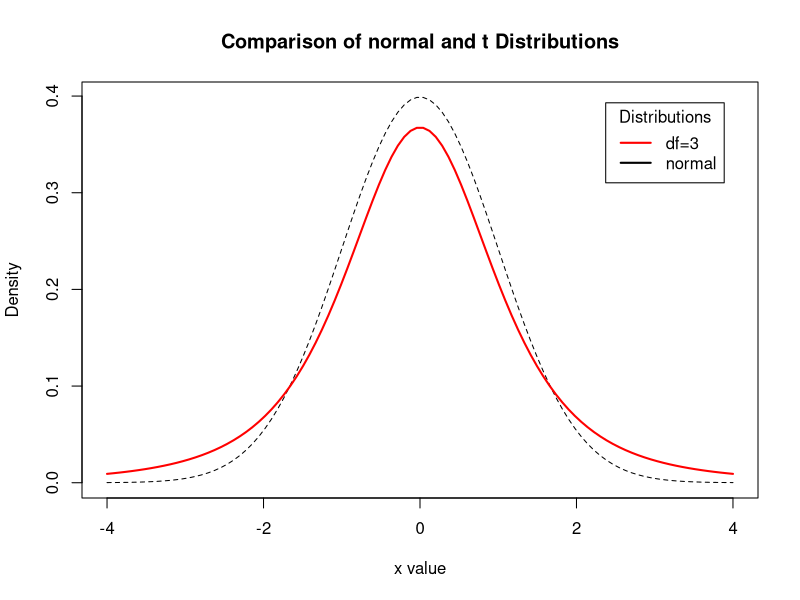

This figure's R source: (Note: this script raises an error after producing the figure.)
## ---- chunk 1
n <- 100
p <- 10
s <- 3
set.seed(0)
x <- matrix(rnorm(n*p), n, p)
b <- c(-0.7, 0.7, 1, rep(0, p-s))
y <- x %*% b + rt(n, df=2)
data = data.frame(x,y)
cor(x,y,use="complete.obs")
# From the above correlation, I pick x1, x3 and x4.
## ---- chunk 2

x1 <- seq(-4, 4, length=100)
hx1 <- dnorm(x1)
degf <- 3
colors <- c("red", "black")
labels <- c("df=3", "normal")

plot(x1, hx1, type="l", lty=2, xlab="x value",
  ylab="Density", main="Comparison of normal and t Distributions")

  lines(x1, dt(x1,3), lwd=2, col= "red")
legend("topright", inset=.05, title="Distributions",
  labels, lwd=2, lty=c(1, 1, 1, 1, 2), col=colors)

#The t- distribution has thicker tails than the normal distribution, so we are more likely to see large noise terms than we would when we used a normal distribution.
## ---- chunk 3
 psi <- function(r, c = 1) {
  return(ifelse(r^2 > c^2, 2*c*abs(r) - c^2, r^2))
}
huber.loss = function(beta){
  y_hat = x %*% beta
  resid = y - y_hat
  psi = psi(r = resid ,c=1)
 result = sum(psi)
 return(result)
}

## ---- chunk 4
library("numDeriv", lib.loc="/Library/Frameworks/R.framework/Versions/3.0/Resources/library")
grad.descent <- function(f, x0, max.iter = 200, step.size = 0.001, stopping.deriv = 0.01, ...) {
  
  n    <- length(x0)
  xmat <- matrix(0, nrow = n, ncol = max.iter)
  xmat[,1] <- x0

  for (k in 2:max.iter) {
    # Calculate the gradient
    grad.cur <- grad(f, xmat[,k-1], ...) 
    # Should we stop?
    if (all(abs(grad.cur) < stopping.deriv)) {
      k <- k-1; break
    }
    # Move in the opposite direction of the grad
    xmat[ ,k] <- xmat[ ,k-1] - step.size * grad.cur
  }
  
  xmat <- xmat[ ,1:k] # Trim
  return(list(x = xmat[,k], xmat = xmat, k = k))
}

x0 <- rep(0,p)
gd <- grad.descent(huber.loss,x0,max.iter = 200, step.size = 0.001, stopping.deriv = 0.1)
gd$x
gd$k

#There are 127 iterations.
## ---- chunk 5
mini = NULL
 for (i in 1:127){
   a = as.numeric(gd$xmat[,i])
  mini[i] =  huber.loss(beta = a )
 }
obj = c(c(1:227),mini)
plot(c(1:127),mini,xlab = "Number of iteration",ylab ="criterion values")

## ---- chunk 6
x0 <- rep(0,p)
gd1 <- grad.descent(huber.loss,x0,max.iter = 200, step.size = 0.1, stopping.deriv = 0.1)
gd1$k
gd1$x

mini2 = NULL
 for (i in 1:50){
    a = as.numeric(gd1$xmat[,i+149])
  mini2[i] =  huber.loss(beta = a)
 }

plot(c(150:199),mini2,xlab = "iterations",ylab ="criterion values")

## ---- chunk 7
 sparse.grad.descent = function(f, x0, max.iter = 200, step.size = 0.1, stopping.deriv = 0.05, ...) {

  n    <- length(x0)
  xmat <- matrix(0, nrow = n, ncol = max.iter)
  xmat[,1] <- x0
  
  for (k in 2:max.iter) {
    # Calculate the gradient
    grad.cur <- grad(f, xmat[ ,k-1],...) 
    
    # Should we stop?
    if (all(abs(grad.cur) < stopping.deriv)) {
      
      k <- k-1; break
    }
    
    # Move in the opposite direction of the grad
    new.x<-xmat[,k-1] - step.size * grad.cur 
    new.x<-ifelse(abs(new.x) > 0.05, new.x, 0)
    xmat[ ,k] <- new.x
  }
  
  xmat <- xmat[ ,1:k] # Trim
  return(list(x = xmat[,k], xmat = xmat, k = k))
}
gd2 = sparse.grad.descent(huber.loss,x0,max.iter = 200, step.size = 0.001, stopping.deriv = 0.1)
gd2$k
gd2$x
## ---- chunk 8
coeff = coefficients(lm(y~x,data))[2:11]
mse1 = mean((b-coeff)^2);mse1
mse2 = mean((b-gd$x)^2);mse2
mse3 = mean((b-gd2$x)^2);mse3
#mse 3 stands for the sparse method，and it has the smallest mse.
## ---- chunk 9
set.seed(10)
y_new <- x %*% b + rt(n, df=2)
huber.loss_new <-function(beta){
  y_hat =x %*% beta
  resid = y_new - y_hat
  psi = psi(r = resid ,c=1)
 result = sum(psi)
 return(result)
}
x0 <- rep(0,p)
sgd3 = sparse.grad.descent(huber.loss_new,x0,max.iter = 200, step.size = 0.001, stopping.deriv = 0.1) 
gd4 = grad.descent(huber.loss_new,x0,max.iter = 200, step.size = 0.001, stopping.deriv = 0.1) 
mse4 = mean((b-sgd3$x)^2);mse4
mse5 = mean((b-gd4$x)^2);mse5
#sparse method has the smallest mse.
## ---- chunk 10
mse_gd = NULL
mse_sgd = NULL
for (i in 1:10){
x0 <- rep(0,p)
y_new <- x %*% b + rt(n, df=2)
gd_10 <- grad.descent(huber.loss_new,x0,max.iter = 200, step.size = 0.001, stopping.deriv = 0.1) 
mse_gd[i] = mean((b-gd_10$x)^2)
sparse_gd_10 = sparse.grad.descent(huber.loss_new,x0,max.iter = 200, step.size = 0.001, stopping.deriv = 0.1) 
mse_sgd[i] =  mean((b-sparse_gd_10$x)^2)
}
mean_mse_gd = mean(mse_gd);mean_mse_gd
mean_mse_sgd = mean(mse_sgd);mean_mse_sgd
min_mse_gd = min(mse_gd);min_mse_gd
min_mse_sgd = min(mse_sgd);min_mse_sgd

#For mean value, the grad.descent has lower mean;
#For min value, the sparse.grad.descent has lower min.
